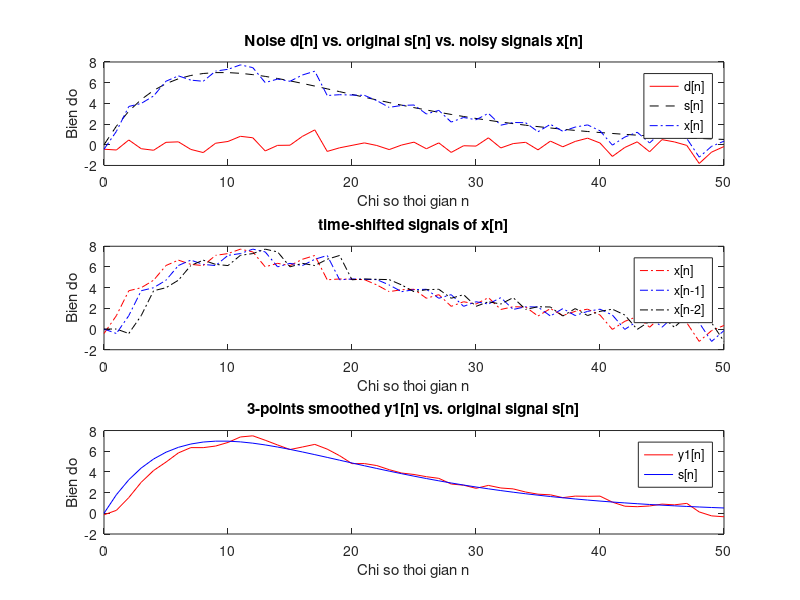
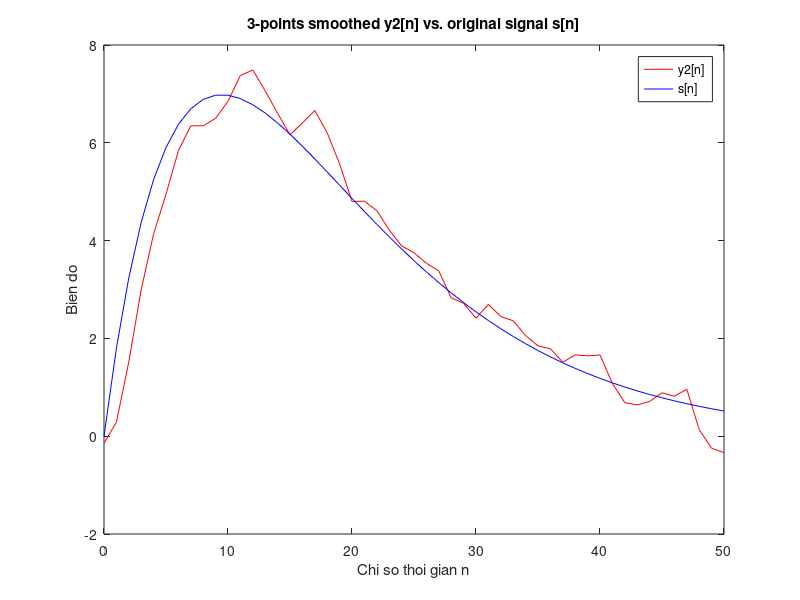
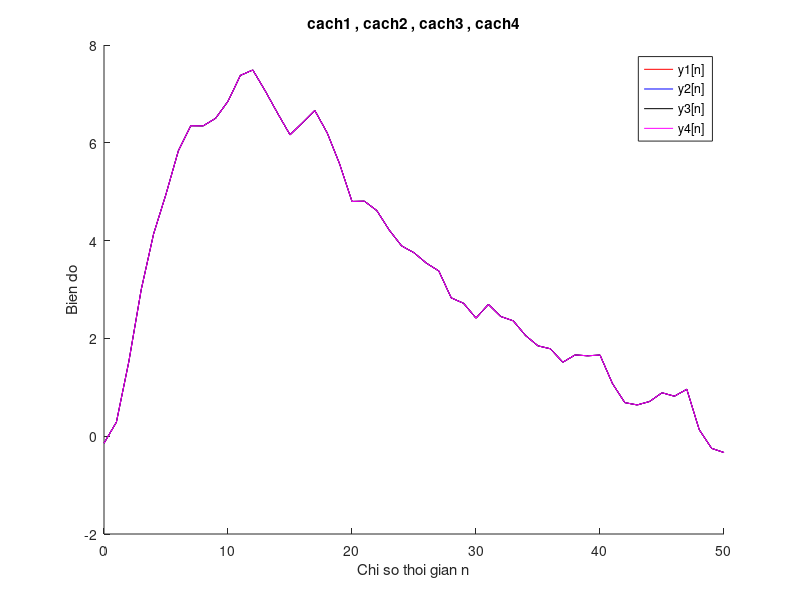

MATLAB code to generate these figures, in order:
%-----------------------------------------
%Bai tap 3a slide chapter 2 (slide 66)   |
%-----------------------------------------
% chuong trinh lam tron 1 tin hieu de khu nhieu (denoise)
% dung bo loc trung binh truot 3 diem (3-points moving-averaging filter)
% co PTSP: y[n] = 1/3*(x[n]+x[n-1]+x[n-2]) (he nhan qua)
% problem statement: co tin hieu bi lan voi nhieu x[n], di khoi phuc lai
% tin hieu goc s[n] (an trong x[n])
% ky vong KQ: y[n] cang giong s[n] cang tot

% sinh tin hieu bi lan voi nhieu cong (additive noise)
clear all;
clf;                            % clear figures
A = 0.5;                    % A ti le voi cong suat nhieu
L = 51;                         % do dai tin hieu
n = 0:L-1                     % bien thoi gian roi rac
d = A*randn(1,L);             % sinh tin hieu Gausian noise d[n] 
s = 2*n.*(0.9.^n);              % sinh tin hieu goc s[n] = 2n(0.9)^n
x = s + d;                      % tin hieu co nhieu x[n]=s[n]+d[n]

figure(1)                    
hold on
subplot(3,1,1)                 
plot(n,d,'r-',n,s,'k--',n,x,'b-.'); % ve do thi d[n],s[n],x[n]
xlabel('Chi so thoi gian n');
ylabel('Bien do');
legend('d[n]','s[n]','x[n]');
title('Noise d[n] vs. original s[n] vs. noisy signals x[n]');
%----------------------------------------------------
% co PTSP: y[n] = 1/3*(x[n]+x[n-1]+x[n-2])          |
%----------------------------------------------------


%-------------------------------------------------------------
% cach 1: cai dat he thong bang cach dich thoi gian va tinh
% TBC cua 3 tin hieu
%-------------------------------------------------------------
x1 = [x]              % x1[n] = x[n]
x2 = [0,x(1:L-1)]     % x2[n] = x[n-1]
x3 = [0,0, x(1:L-2)]    % x3[n] = x[n-2]


subplot(3,1,2)
% ve do thi x[n],x[n -1],x[n-2]
plot(n,x1,'r-.',n,x2,'b-.',n,x3,'k-.')  
xlabel('Chi so thoi gian n');
ylabel('Bien do');
legend('x[n]','x[n-1]','x[n-2]');
title('time-shifted signals of x[n]');

y1 = 1/3*(x1+x2+x3);     % lenh cai dat he thong
subplot(3,1,3)
% ve do thi y1[n] vs. s[n]
plot(n,y1(1:L),'r-',n,s(1:L),'b-');
xlabel('Chi so thoi gian n');
ylabel('Bien do');
legend('y1[n]','s[n]');
title('3-points smoothed y1[n] vs. original signal s[n]');

%--------------------------------------------------------------------
% cach 2: cai dat he thong bang cach dung ham tinh tong chap conv() |
%--------------------------------------------------------------------
% ghep noi tiep he som 1 don vi h1[n]=delta(n+1) va he lay TB cong nhan qua
h = 1/3 * ones(1,3);    % h[n] = [1/3, 1/3, 1/3] (n=-1,0,1)
y2 = conv(x1, h);        
% ve do thi y2[n] vs. s[n]
figure(2)
plot(n,y2(1:L),'r-',n,s(1:L),'b-');
xlabel('Chi so thoi gian n');
ylabel('Bien do');
legend('y2[n]','s[n]');
title('3-points smoothed y2[n] vs. original signal s[n]');

%------------------------------------------------------------
% cach 3: dung vong lap (hieu n l? mot chi so mau nao do)   |
%------------------------------------------------------------
% PUT YOUR CODE HERE

y3 = zeros(1,L);
for i = 1:L
   if i == 1 
      y3(i) =  1/3*(x(i) );
   end
   if i == 2
       y3(i) =  1/3*(x(i) + x(i-1));
   end
   if i == 3
       y3(i) =  1/3*(x(i) + x(i-1) + x(i-2));
   end
   if (i ~= 1 && i ~= 2 && i~= 3) 
        y3(i) =  1/3*(x(i) + x(i-1) + x(i-2));
   end 
end

%-----------------------------------------------
%cach 4: dung ham cai dat bo loc filter()???
%-----------------------------------------------

windowSize = 3;
b = (1/windowSize)*ones(1,windowSize); % he so phan tu
a = 1;                                 %he so mau so
y4=filter(b,a,x);


%ve do thi xep chong y1[n] , y2[n] , y3[n] de test ket qua
figure(3)
hold on
plot(n,y1,'r-',n,y2(1:L),'b-',n,y3,'black-',n,y4,'m-');
xlabel('Chi so thoi gian n');
ylabel('Bien do');
legend('y1[n]','y2[n]','y3[n]','y4[n]');
title('cach1 , cach2 , cach3 , cach4');
%figure(3)
%hold on
%plot(n,y1,'r-');
%figure(4)
%hold on
%plot(n,y2(1:L),'b-');
%figure(5)
%hold on
%plot(n,y3,'black-');
%figure(6)
%hold on
%plot(n,y4,'m-');





